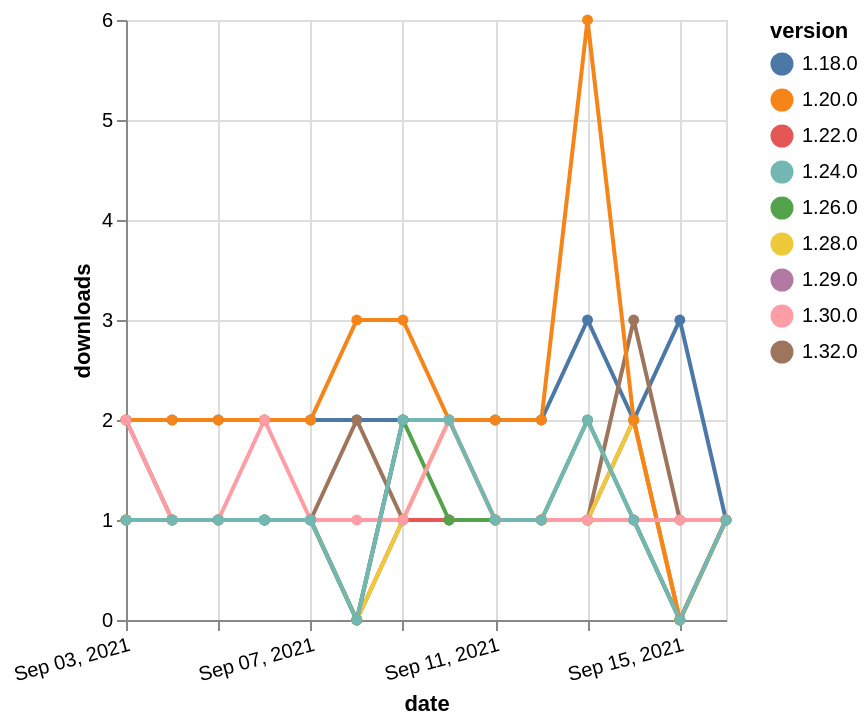

Vega-Lite specification for this chart:
### Vega-Lite specification from a JSON file in a GitHub repository (floating-point values rounded to 4 significant figures)
{"$schema": "https://vega.github.io/schema/vega-lite/v5.json", "description": "A simple bar chart with embedded data.", "data": {"values": [{"date": "2021-09-03", "total": 141, "delta": 1, "version": "1.29.0"}, {"date": "2021-09-04", "total": 142, "delta": 1, "version": "1.29.0"}, {"date": "2021-09-05", "total": 143, "delta": 1, "version": "1.29.0"}, {"date": "2021-09-06", "total": 144, "delta": 1, "version": "1.29.0"}, {"date": "2021-09-07", "total": 145, "delta": 1, "version": "1.29.0"}, {"date": "2021-09-08", "total": 145, "delta": 0, "version": "1.29.0"}, {"date": "2021-09-09", "total": 147, "delta": 2, "version": "1.29.0"}, {"date": "2021-09-10", "total": 149, "delta": 2, "version": "1.29.0"}, {"date": "2021-09-11", "total": 150, "delta": 1, "version": "1.29.0"}, {"date": "2021-09-12", "total": 151, "delta": 1, "version": "1.29.0"}, {"date": "2021-09-13", "total": 152, "delta": 1, "version": "1.29.0"}, {"date": "2021-09-14", "total": 153, "delta": 1, "version": "1.29.0"}, {"date": "2021-09-15", "total": 153, "delta": 0, "version": "1.29.0"}, {"date": "2021-09-16", "total": 154, "delta": 1, "version": "1.29.0"}, {"date": "2021-09-03", "total": 2292, "delta": 2, "version": "1.18.0"}, {"date": "2021-09-04", "total": 2294, "delta": 2, "version": "1.18.0"}, {"date": "2021-09-05", "total": 2296, "delta": 2, "version": "1.18.0"}, {"date": "2021-09-06", "total": 2298, "delta": 2, "version": "1.18.0"}, {"date": "2021-09-07", "total": 2300, "delta": 2, "version": "1.18.0"}, {"date": "2021-09-08", "total": 2302, "delta": 2, "version": "1.18.0"}, {"date": "2021-09-09", "total": 2304, "delta": 2, "version": "1.18.0"}, {"date": "2021-09-10", "total": 2306, "delta": 2, "version": "1.18.0"}, {"date": "2021-09-11", "total": 2308, "delta": 2, "version": "1.18.0"}, {"date": "2021-09-12", "total": 2310, "delta": 2, "version": "1.18.0"}, {"date": "2021-09-13", "total": 2313, "delta": 3, "version": "1.18.0"}, {"date": "2021-09-14", "total": 2315, "delta": 2, "version": "1.18.0"}, {"date": "2021-09-15", "total": 2318, "delta": 3, "version": "1.18.0"}, {"date": "2021-09-16", "total": 2319, "delta": 1, "version": "1.18.0"}, {"date": "2021-09-03", "total": 121, "delta": 2, "version": "1.32.0"}, {"date": "2021-09-04", "total": 122, "delta": 1, "version": "1.32.0"}, {"date": "2021-09-05", "total": 123, "delta": 1, "version": "1.32.0"}, {"date": "2021-09-06", "total": 124, "delta": 1, "version": "1.32.0"}, {"date": "2021-09-07", "total": 125, "delta": 1, "version": "1.32.0"}, {"date": "2021-09-08", "total": 127, "delta": 2, "version": "1.32.0"}, {"date": "2021-09-09", "total": 128, "delta": 1, "version": "1.32.0"}, {"date": "2021-09-10", "total": 129, "delta": 1, "version": "1.32.0"}, {"date": "2021-09-11", "total": 130, "delta": 1, "version": "1.32.0"}, {"date": "2021-09-12", "total": 131, "delta": 1, "version": "1.32.0"}, {"date": "2021-09-13", "total": 132, "delta": 1, "version": "1.32.0"}, {"date": "2021-09-14", "total": 135, "delta": 3, "version": "1.32.0"}, {"date": "2021-09-15", "total": 136, "delta": 1, "version": "1.32.0"}, {"date": "2021-09-16", "total": 137, "delta": 1, "version": "1.32.0"}, {"date": "2021-09-03", "total": 241, "delta": 1, "version": "1.22.0"}, {"date": "2021-09-04", "total": 242, "delta": 1, "version": "1.22.0"}, {"date": "2021-09-05", "total": 243, "delta": 1, "version": "1.22.0"}, {"date": "2021-09-06", "total": 244, "delta": 1, "version": "1.22.0"}, {"date": "2021-09-07", "total": 245, "delta": 1, "version": "1.22.0"}, {"date": "2021-09-08", "total": 245, "delta": 0, "version": "1.22.0"}, {"date": "2021-09-09", "total": 246, "delta": 1, "version": "1.22.0"}, {"date": "2021-09-10", "total": 247, "delta": 1, "version": "1.22.0"}, {"date": "2021-09-11", "total": 248, "delta": 1, "version": "1.22.0"}, {"date": "2021-09-12", "total": 249, "delta": 1, "version": "1.22.0"}, {"date": "2021-09-13", "total": 250, "delta": 1, "version": "1.22.0"}, {"date": "2021-09-14", "total": 252, "delta": 2, "version": "1.22.0"}, {"date": "2021-09-15", "total": 252, "delta": 0, "version": "1.22.0"}, {"date": "2021-09-16", "total": 253, "delta": 1, "version": "1.22.0"}, {"date": "2021-09-03", "total": 153, "delta": 1, "version": "1.28.0"}, {"date": "2021-09-04", "total": 154, "delta": 1, "version": "1.28.0"}, {"date": "2021-09-05", "total": 155, "delta": 1, "version": "1.28.0"}, {"date": "2021-09-06", "total": 156, "delta": 1, "version": "1.28.0"}, {"date": "2021-09-07", "total": 157, "delta": 1, "version": "1.28.0"}, {"date": "2021-09-08", "total": 157, "delta": 0, "version": "1.28.0"}, {"date": "2021-09-09", "total": 158, "delta": 1, "version": "1.28.0"}, {"date": "2021-09-10", "total": 160, "delta": 2, "version": "1.28.0"}, {"date": "2021-09-11", "total": 161, "delta": 1, "version": "1.28.0"}, {"date": "2021-09-12", "total": 162, "delta": 1, "version": "1.28.0"}, {"date": "2021-09-13", "total": 163, "delta": 1, "version": "1.28.0"}, {"date": "2021-09-14", "total": 165, "delta": 2, "version": "1.28.0"}, {"date": "2021-09-15", "total": 165, "delta": 0, "version": "1.28.0"}, {"date": "2021-09-16", "total": 166, "delta": 1, "version": "1.28.0"}, {"date": "2021-09-03", "total": 186, "delta": 1, "version": "1.26.0"}, {"date": "2021-09-04", "total": 187, "delta": 1, "version": "1.26.0"}, {"date": "2021-09-05", "total": 188, "delta": 1, "version": "1.26.0"}, {"date": "2021-09-06", "total": 189, "delta": 1, "version": "1.26.0"}, {"date": "2021-09-07", "total": 190, "delta": 1, "version": "1.26.0"}, {"date": "2021-09-08", "total": 190, "delta": 0, "version": "1.26.0"}, {"date": "2021-09-09", "total": 192, "delta": 2, "version": "1.26.0"}, {"date": "2021-09-10", "total": 193, "delta": 1, "version": "1.26.0"}, {"date": "2021-09-11", "total": 194, "delta": 1, "version": "1.26.0"}, {"date": "2021-09-12", "total": 195, "delta": 1, "version": "1.26.0"}, {"date": "2021-09-13", "total": 197, "delta": 2, "version": "1.26.0"}, {"date": "2021-09-14", "total": 198, "delta": 1, "version": "1.26.0"}, {"date": "2021-09-15", "total": 198, "delta": 0, "version": "1.26.0"}, {"date": "2021-09-16", "total": 199, "delta": 1, "version": "1.26.0"}, {"date": "2021-09-03", "total": 2431, "delta": 2, "version": "1.20.0"}, {"date": "2021-09-04", "total": 2433, "delta": 2, "version": "1.20.0"}, {"date": "2021-09-05", "total": 2435, "delta": 2, "version": "1.20.0"}, {"date": "2021-09-06", "total": 2437, "delta": 2, "version": "1.20.0"}, {"date": "2021-09-07", "total": 2439, "delta": 2, "version": "1.20.0"}, {"date": "2021-09-08", "total": 2442, "delta": 3, "version": "1.20.0"}, {"date": "2021-09-09", "total": 2445, "delta": 3, "version": "1.20.0"}, {"date": "2021-09-10", "total": 2447, "delta": 2, "version": "1.20.0"}, {"date": "2021-09-11", "total": 2449, "delta": 2, "version": "1.20.0"}, {"date": "2021-09-12", "total": 2451, "delta": 2, "version": "1.20.0"}, {"date": "2021-09-13", "total": 2457, "delta": 6, "version": "1.20.0"}, {"date": "2021-09-14", "total": 2459, "delta": 2, "version": "1.20.0"}, {"date": "2021-09-15", "total": 2459, "delta": 0, "version": "1.20.0"}, {"date": "2021-09-16", "total": 2460, "delta": 1, "version": "1.20.0"}, {"date": "2021-09-03", "total": 172, "delta": 2, "version": "1.30.0"}, {"date": "2021-09-04", "total": 173, "delta": 1, "version": "1.30.0"}, {"date": "2021-09-05", "total": 174, "delta": 1, "version": "1.30.0"}, {"date": "2021-09-06", "total": 176, "delta": 2, "version": "1.30.0"}, {"date": "2021-09-07", "total": 177, "delta": 1, "version": "1.30.0"}, {"date": "2021-09-08", "total": 178, "delta": 1, "version": "1.30.0"}, {"date": "2021-09-09", "total": 179, "delta": 1, "version": "1.30.0"}, {"date": "2021-09-10", "total": 181, "delta": 2, "version": "1.30.0"}, {"date": "2021-09-11", "total": 182, "delta": 1, "version": "1.30.0"}, {"date": "2021-09-12", "total": 183, "delta": 1, "version": "1.30.0"}, {"date": "2021-09-13", "total": 184, "delta": 1, "version": "1.30.0"}, {"date": "2021-09-14", "total": 185, "delta": 1, "version": "1.30.0"}, {"date": "2021-09-15", "total": 186, "delta": 1, "version": "1.30.0"}, {"date": "2021-09-16", "total": 187, "delta": 1, "version": "1.30.0"}, {"date": "2021-09-03", "total": 189, "delta": 1, "version": "1.24.0"}, {"date": "2021-09-04", "total": 190, "delta": 1, "version": "1.24.0"}, {"date": "2021-09-05", "total": 191, "delta": 1, "version": "1.24.0"}, {"date": "2021-09-06", "total": 192, "delta": 1, "version": "1.24.0"}, {"date": "2021-09-07", "total": 193, "delta": 1, "version": "1.24.0"}, {"date": "2021-09-08", "total": 193, "delta": 0, "version": "1.24.0"}, {"date": "2021-09-09", "total": 195, "delta": 2, "version": "1.24.0"}, {"date": "2021-09-10", "total": 197, "delta": 2, "version": "1.24.0"}, {"date": "2021-09-11", "total": 198, "delta": 1, "version": "1.24.0"}, {"date": "2021-09-12", "total": 199, "delta": 1, "version": "1.24.0"}, {"date": "2021-09-13", "total": 201, "delta": 2, "version": "1.24.0"}, {"date": "2021-09-14", "total": 202, "delta": 1, "version": "1.24.0"}, {"date": "2021-09-15", "total": 202, "delta": 0, "version": "1.24.0"}, {"date": "2021-09-16", "total": 203, "delta": 1, "version": "1.24.0"}]}, "width": "container", "mark": {"type": "line", "point": {"filled": true}}, "encoding": {"x": {"field": "date", "type": "temporal", "timeUnit": "yearmonthdate", "title": "date", "axis": {"labelAngle": -15}}, "y": {"field": "delta", "type": "quantitative", "title": "downloads"}, "color": {"field": "version", "type": "nominal"}, "tooltip": {"field": "delta"}}}
